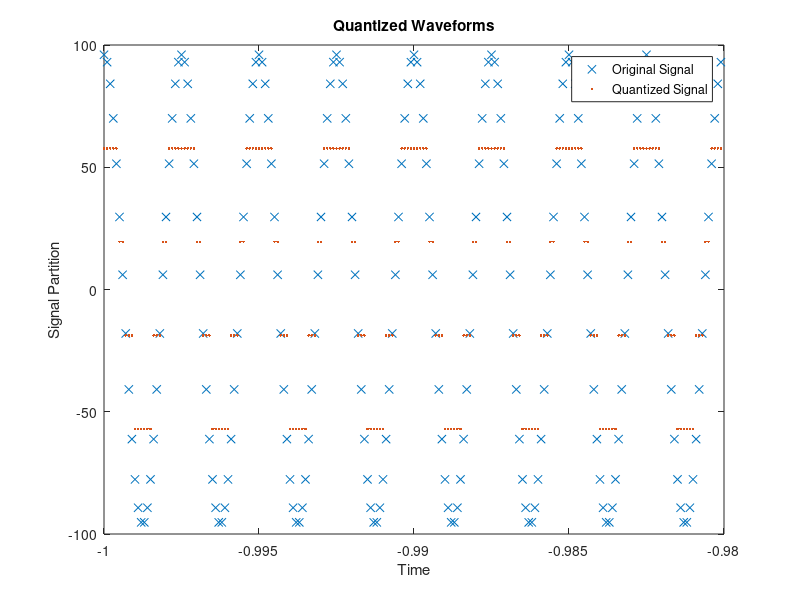

Write MATLAB code to recreate this figure.
fs = 10000;
t = -1:1/fs:100-1/fs; 
C=4;
F=4;
A1 = 72;
A2 = 24;
x1 = A1*cos(2*pi*(C*100)*t); 
x2 = A2*cos(2*pi*(F*100)*t); 
x3=x1+x2;
sig=x3(1:200);
time=t(1:200);
xmin=min(x3);
xmax=max(x3);
line=linspace(xmin,xmax,6);
partition=[(line(1))+(line(2))/2, (line(2))+(line(3))/2, (line(3))+(line(4))/2, (line(4))+(line(5))/2, (line(5))+(line(6))/2];
codebook=linspace(xmin,xmax,6);
[index,quants]=quantiz(sig,partition,codebook);
figure
plot(time,sig,'x',time,quants,'.')
xlabel('Time');
ylabel('Signal Partition');
title('Quantized Waveforms');
legend('Original Signal', 'Quantized Signal');